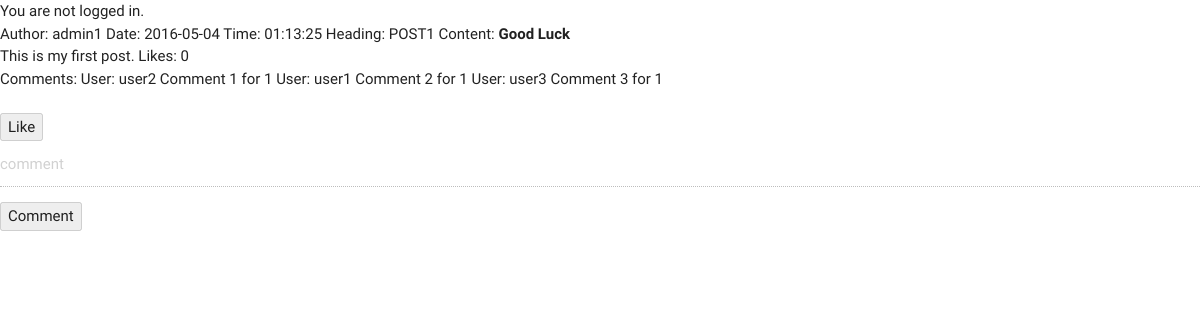
Screenshot of /post.php?id=1 (signed in) with the database file from the repository.
### tables this page shows
CREATE TABLE `post` (
  `id` int(11) NOT NULL,
  `auther` varchar(30) NOT NULL,
  `date` date NOT NULL,
  `time` time NOT NULL,
  `heading` varchar(40) NOT NULL,
  `content` varchar(500) NOT NULL,
  `likes` int(11) DEFAULT '0'
);

CREATE TABLE `comments` (
  `reference` int(11) NOT NULL,
  `id` int(11) NOT NULL,
  `username` varchar(20) NOT NULL,
  `comment` varchar(150) NOT NULL
);

### post.php (the view, shortened to what this page needs)
<!DOCTYPE html>
<html>
  <head>
    <link type="text/css" rel="stylesheet" href="css/materialize.min.css"  media="screen,projection"/>
  </head>
  <body>
    <header>
      <?php
        if(isset($_SESSION['login_status1'])==false)
        {
          echo "You are not logged in.";
        }
        $link=mysql_connect('localhost','root','') or die(mysql_error());
      ?>
    </header>
    <section>
      <?php
        $id=$_GET["id"];
        $result=mysql_query("SELECT * FROM post WHERE id=$id",$link);
        $post=mysql_fetch_assoc($result);
        echo "Author: ", $post["auther"];
        echo " Date: ", $post["date"];
        echo " Time: ", $post["time"];
        echo " Heading: ", $post["heading"];
        echo " Content: ", $post["content"];
        echo " Likes: ", $post["likes"], "<br>";
        $comments=mysql_query("SELECT * FROM comments WHERE id='$id'") or die(mysql_error());
        $count=mysql_num_rows($comments);
        if($count)
          echo " Comments: ";
        while($comment=mysql_fetch_assoc($comments))
        {
          echo "User: ", $comment["username"];
          echo " ", $comment["comment"], " ";
        }
        echo "<br><br>";
      ?>
      <form action="" method=post>
        <?php
          $id=$_GET["id"];
          if(isset($_SESSION['login_status1'])==true)
          {
            $result=mysql_query("SELECT * FROM likes WHERE id='$id' AND user='$user'",$link);
            $resultcount=mysql_num_rows($result);
            if(!$resultcount)
              echo "<button type=submit name=like>Like</button>";
            else
              echo "<button type=submit name=like>Unlike</button>";
          }
          else
            echo "<button type=submit name=like disabled>Like</button>";
        ?>
      </form>
      <?php
        if(isset($_SESSION['login_status1'])==false):
      ?>
      <form action="" method=post>
        <input placeholder=comment name="newcomment" disabled required >
        <button type="submit" name="addcomment" disabled>Comment</button>
      </form>
      <?php
        endif;
      ?>
    </section>
  </body>
</html>

### rows the page displays
post: auther "admin1", date "2016-05-04", time "01:13:25", heading "POST1", content "Good Luck This is my first post.", likes "0"
comments: username "user2", comment "Comment 1 for 1"
comments: username "user1", comment "Comment 2 for 1"
comments: username "user3", comment "Comment 3 for 1"
